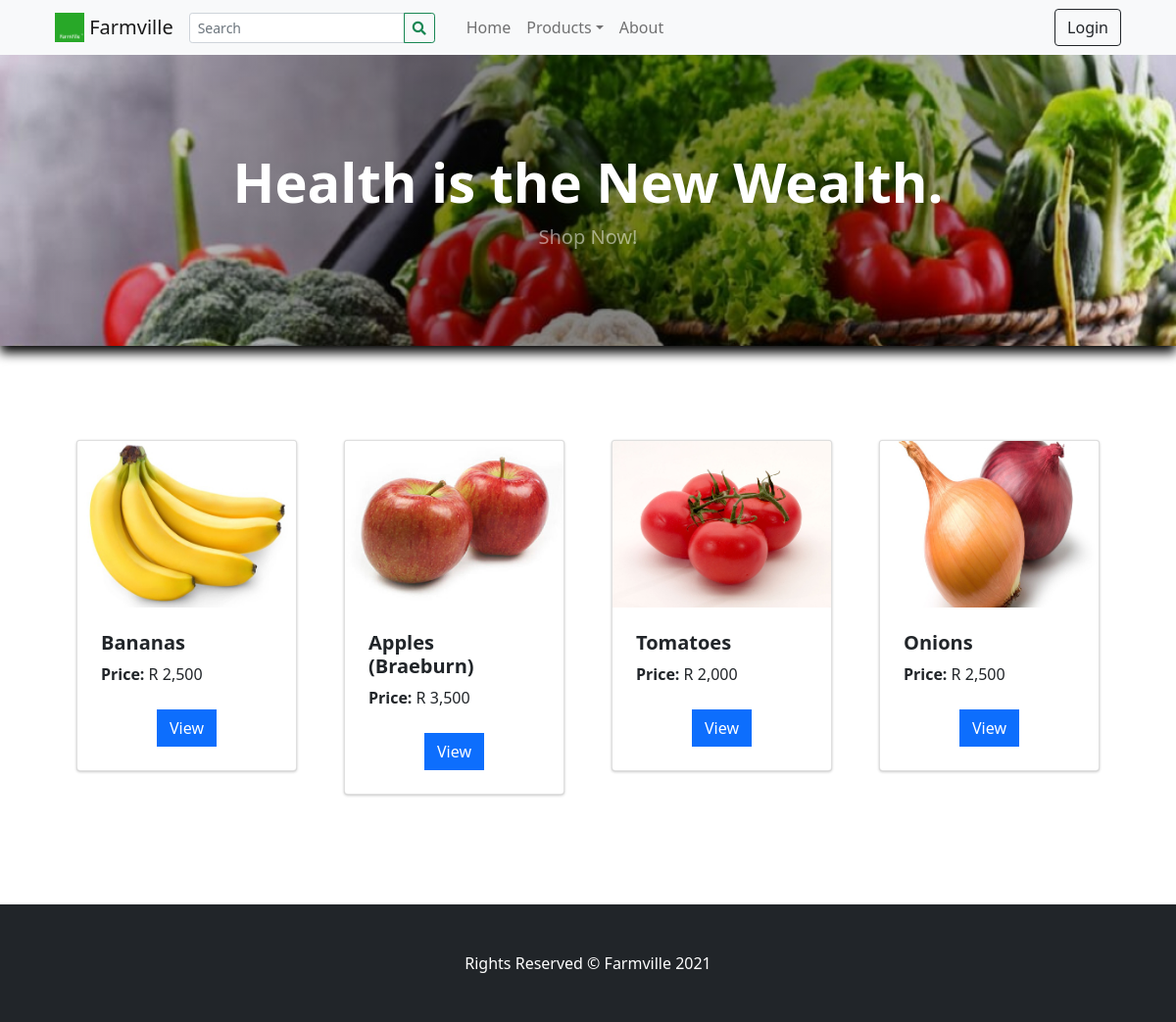
The page / on the database its author committed.
### tables this page shows
CREATE TABLE `categories` (
  `id` int(30) NOT NULL,
  `category` varchar(250) NOT NULL,
  `description` text DEFAULT NULL,
  `status` tinyint(1) NOT NULL DEFAULT 1,
  `date_created` datetime NOT NULL DEFAULT current_timestamp()
);

CREATE TABLE `products` (
  `id` int(30) NOT NULL,
  `category_id` int(30) NOT NULL,
  `sub_category_id` int(30) NOT NULL,
  `title` varchar(250) NOT NULL,
  `author` text NOT NULL,
  `description` text NOT NULL,
  `status` tinyint(1) NOT NULL DEFAULT 1,
  `date_created` datetime NOT NULL DEFAULT current_timestamp()
);

### classes/DBConnection.php (called while the page is built, shortened)
<?php
class DBConnection{
    private $host = DB_SERVER;
    private $username = DB_USERNAME;
    private $password = DB_PASSWORD;
    private $database = DB_NAME;
    public $conn;
    public function __construct(){
        if (!isset($this->conn)) {
            $this->conn = new mysqli($this->host, $this->username, $this->password, $this->database);
        }
    }
}
?>

### config.php (called while the page is built, shortened)
<?php
require_once('classes/DBConnection.php');
require_once('classes/SystemSettings.php');
function validate_image($file){
	if(!empty($file)){
		if(is_file(base_app.$file)){
			return base_url.$file;
		}else{
			return base_url.'dist/img/no-image-available.png';
		}
	}else{
		return base_url.'dist/img/no-image-available.png';
	}
}
?>

### home.php (the view, shortened to what this page needs)
 <header class="bg-dark py-5" id="main-header">
    <div class="container px-4 px-lg-5 my-5">
        <div class="text-center text-white">
            <h1 class="display-4 fw-bolder">Health is the New Wealth.</h1>
            <p class="lead fw-normal text-white-50 mb-0">Shop Now!</p>
        </div>
    </div>
</header>
<section class="py-5">
    <div class="container px-4 px-lg-5 mt-5">
        <div class="row gx-4 gx-lg-5 row-cols-md-3 row-cols-xl-4 justify-content-center">
            <?php
                $products = $conn->query("SELECT * FROM `products` where status = 1 order by rand() limit 8 ");
                while($row = $products->fetch_assoc()):
                    $upload_path = base_app.'/uploads/product_'.$row['id'];
                    $img = "";
                    if(is_dir($upload_path)){
                        $fileO = scandir($upload_path);
                        if(isset($fileO[2]))
                            $img = "uploads/product_".$row['id']."/".$fileO[2];
                    }
                    foreach($row as $k=> $v){
                        $row[$k] = trim(stripslashes($v));
                    }
                    $inventory = $conn->query("SELECT * FROM inventory where product_id = ".$row['id']);
                    $inv = array();
                    while($ir = $inventory->fetch_assoc()){
                        $inv[] = number_format($ir['price']);
                    }
            ?>
            <div class="col mb-5">
                <div class="card product-item">
                    <img class="card-img-top w-100 book-cover" src="<?php echo validate_image($img) ?>" alt="..." />
                    <div class="card-body p-4">
                        <div class="">
                            <h5 class="fw-bolder"><?php echo $row['title'] ?></h5>
                            <?php foreach($inv as $k=> $v): ?>
                                <span><b>Price:</b> R <?php echo $v ?></span>
                            <?php endforeach; ?>
                        </div>
                    </div>
                    <div class="card-footer p-4 pt-0 border-top-0 bg-transparent">
                        <div class="text-center">
                            <a class="btn btn-flat btn-primary "   href=".?p=view_product&id=<?php echo md5($row['id']) ?>">View</a>
                        </div>
                    </div>
                </div>
            </div>
            <?php endwhile; ?>
        </div>
    </div>
</section>

### inc/header.php (shortened to what this page needs)
<head>
    <link rel="stylesheet" href="<?php echo base_url ?>plugins/fontawesome-free/css/all.min.css">
    <link rel="stylesheet" href="<?php echo base_url ?>plugins/tempusdominus-bootstrap-4/css/tempusdominus-bootstrap-4.min.css">
  <link rel="stylesheet" href="<?php echo base_url ?>plugins/datatables-bs4/css/dataTables.bootstrap4.min.css">
  <link rel="stylesheet" href="<?php echo base_url ?>plugins/datatables-responsive/css/responsive.bootstrap4.min.css">
  <link rel="stylesheet" href="<?php echo base_url ?>plugins/datatables-buttons/css/buttons.bootstrap4.min.css">
  <link rel="stylesheet" href="<?php echo base_url ?>plugins/select2/css/select2.min.css">
  <link rel="stylesheet" href="<?php echo base_url ?>plugins/select2-bootstrap4-theme/select2-bootstrap4.min.css">
    <link rel="stylesheet" href="<?php echo base_url ?>plugins/icheck-bootstrap/icheck-bootstrap.min.css">
    <link rel="stylesheet" href="<?php echo base_url ?>plugins/jqvmap/jqvmap.min.css">
    <link rel="stylesheet" href="<?php echo base_url ?>dist/css/adminlte.css">
    <link rel="stylesheet" href="<?php echo base_url ?>dist/css/custom.css">
    <link rel="stylesheet" href="<?php echo base_url ?>assets/css/styles.css">
    <link rel="stylesheet" href="<?php echo base_url ?>plugins/overlayScrollbars/css/OverlayScrollbars.min.css">
    <link rel="stylesheet" href="<?php echo base_url ?>plugins/daterangepicker/daterangepicker.css">
    <link rel="stylesheet" href="<?php echo base_url ?>plugins/summernote/summernote-bs4.min.css">
  <link rel="stylesheet" href="<?php echo base_url ?>plugins/sweetalert2-theme-bootstrap-4/bootstrap-4.min.css">
  </head>

### inc/topBarNav.php (shortened to what this page needs)
<nav class="navbar navbar-expand-lg navbar-light bg-light">
            <div class="container-fluid px-4 px-lg-5 ">
                <a class="navbar-brand" href="./">
                <img src="<?php echo validate_image($_settings->info('logo')) ?>" width="30" height="30" class="d-inline-block align-top" alt="" loading="lazy">
                <?php echo $_settings->info('short_name') ?>
                </a>
                <form class="form-inline" id="search-form">
                  <div class="input-group">
                    <input class="form-control form-control-sm form " type="search" placeholder="Search" aria-label="Search" name="search"  value="<?php echo isset($_GET['search']) ? $_GET['search'] : "" ?>"  aria-describedby="button-addon2">
                    <div class="input-group-append">
                      <button class="btn btn-outline-success btn-sm m-0" type="submit" id="button-addon2"><i class="fa fa-search"></i></button>
                    </div>
                  </div>
                </form>
                <div class="collapse navbar-collapse" id="navbarSupportedContent">
                    <ul class="navbar-nav me-auto mb-2 mb-lg-0 ms-lg-4">
                        <li class="nav-item"><a class="nav-link" aria-current="page" href="./">Home</a></li>
                        <?php
                        $cat_qry = $conn->query("SELECT * FROM categories where status = 1  limit 3");
                        while($crow = $cat_qry->fetch_assoc()):
                          $sub_qry = $conn->query("SELECT * FROM sub_categories where status = 1 and parent_id = '{$crow['id']}'");
                          if($sub_qry->num_rows <= 0):
                        ?>
                        <li class="nav-item"><a class="nav-link" aria-current="page" href="./?p=products&c=<?php echo md5($crow['id']) ?>"><?php echo $crow['category'] ?></a></li>
                        <?php else: ?>
                        <li class="nav-item dropdown">
                          <a class="nav-link dropdown-toggle" id="navbarDropdown<?php echo $crow['id'] ?>" href="#" role="button" data-toggle="dropdown" aria-expanded="false"><?php echo $crow['category'] ?></a></a>
                        </li>
                        <?php endif; ?>
                        <?php endwhile; ?>
                        <li class="nav-item"><a class="nav-link" href="./?p=about">About</a></li>
                    </ul>
                    <div class="d-flex align-items-center">
                      <?php if(!isset($_SESSION['userdata']['id'])): ?>
                        <button class="btn btn-outline-dark ml-2" id="login-btn" type="button">Login</button>
                        <?php endif; ?>
                    </div>
                </div>
            </div>
        </nav>

### inc/footer.php (shortened to what this page needs)
<footer class="py-5 bg-dark">
            <div class="container">
              <p class="m-0 text-center text-white">Rights Reserved &copy; <?php echo $_settings->info('short_name') ?> 2021</p>
          </div>
        </footer>

### home.php (style rules this page uses)
.book-cover { object-fit:contain !important; height:auto !important; }

### rows shown on the page
categories: category "Products"
products: shows a picture, title "Bananas", v "2,500"
products: shows a picture, title "Apples (Braeburn)", v "3,500"
products: shows a picture, title "Tomatoes", v "2,000"
products: shows a picture, title "Onions", v "2,500"

### other values the page prints
$_settings->info('short_name') "Farmville"
